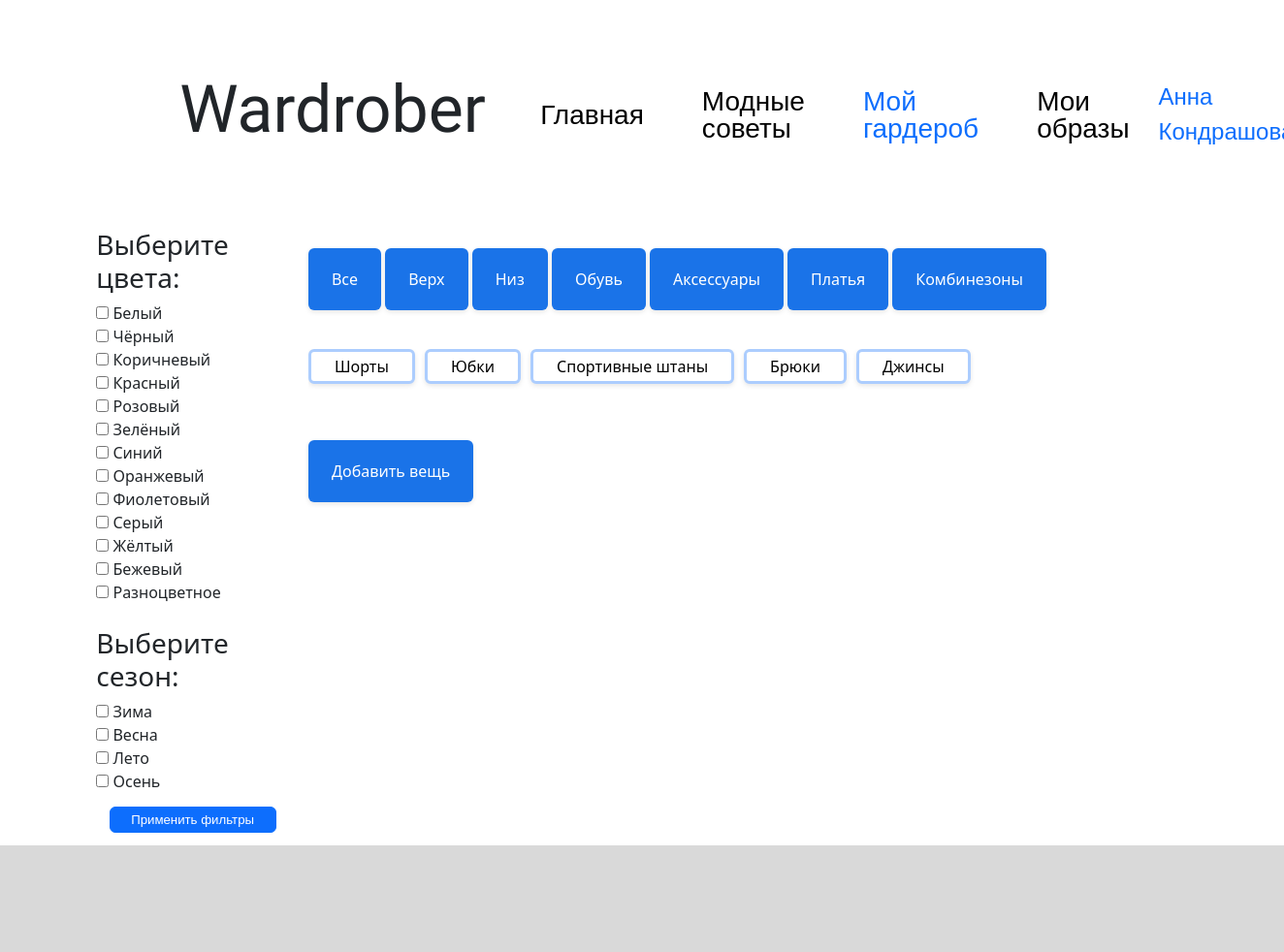
The app's page /wardrobe/3/1 (signed in) with its own data.
### data/users.py (models this page shows, shortened)
class User(SqlAlchemyBase, UserMixin, SerializerMixin):
    __tablename__ = 'users'
    id = sqlalchemy.Column(sqlalchemy.Integer,
                           primary_key=True, autoincrement=True)
    name = sqlalchemy.Column(sqlalchemy.String, nullable=True)
    login = sqlalchemy.Column(sqlalchemy.String, nullable=True)
    hashed_password = sqlalchemy.Column(sqlalchemy.String, nullable=True)
    modified_date = sqlalchemy.Column(sqlalchemy.DateTime,
                                      default=datetime.datetime.now)
    def get_id(self):
        return self.id

### tables this page shows
CREATE TABLE colors (id INTEGER PRIMARY KEY NOT NULL, name VARCHAR NOT NULL);

### server.py (the view)
@app.route('/wardrobe/<int:category>/<int:subcategory>')
def subcategories(category, subcategory):
    db_sess = db_session.create_session()
    query = text("SELECT id, name FROM colors")
    colors = db_sess.execute(query).fetchall()
    color = list(map(int, request.args.getlist('color')))
    season = request.args.getlist('season')
    db_sess.close()
    return render_template('subcategories.html',
                           items=get_items_by_filter_subcategory(color, season, subcategory, db_sess),
                           path=request.path, colors=colors)

### data/db_session.py (called while the page is built)
def create_session() -> Session:
    global __factory
    return __factory()

### functios/filter.py (called while the page is built, shortened)
def get_items_by_filter_subcategory(color, season, subcategory_id, db_sess):
    if color == [] and season == []:
        query = text(
            "SELECT id, name, img_url FROM wardrobeitems WHERE user_id = :user_id AND subcategory_id = :category_id")
        return db_sess.execute(query, {'user_id': current_user.get_id(), 'category_id': subcategory_id}).fetchall()

### server.py (called while the page is built)
@login_manager.user_loader
def load_user(user_id):
    db_sess = db_session.create_session()
    user_id = db_sess.query(User).get(user_id)
    db_sess.close()
    return user_id

### templates/subcategories.html (shortened to what this page needs)
{% extends "base.html" %}
{% block content %}
<div class="for_multiple_blocks">
    <form action="" method="GET" id="filter">
        <h3>Выберите цвета:</h3>
        {% for color in colors %}
        <label>
            <input type="checkbox" value="{{ color[0] }}" name="color">
            {{ color[1] }}
        </label>
        {% endfor %}
        <br>
        <h3>Выберите сезон:</h3>
        <label>
            <input type="checkbox" value="Зима" name="season">
            Зима
        </label>
        <label>
            <input type="checkbox" value="Весна" name="season">
            Весна
        </label>
        <label>
            <input type="checkbox" value="Лето" name="season">
            Лето
        </label>
        <label>
            <input type="checkbox" value="Осень" name="season">
            Осень
        </label>
        <input type="submit" id="filter-btn" class="btn btn-primary mybtn" value="Применить фильтры">
    </form>
    <div class="my_container-wardrobe">
        <div class="button-container_wrd">
            <a href="/wardrobe" class="btn_categories_wrd">Все</a>
            <a href="/wardrobe/5" class="btn_categories_wrd">Верх</a>
            <a href="/wardrobe/3" class="btn_categories_wrd">Низ</a>
            <a href="/wardrobe/1" class="btn_categories_wrd">Обувь</a>
            <a href="/wardrobe/6" class="btn_categories_wrd">Аксессуары</a>
            <a href="/wardrobe/4" class="btn_categories_wrd">Платья</a>
            <a href="/wardrobe/2" class="btn_categories_wrd">Комбинезоны</a>
        </div>
        <div class="button-container_wrd">
            <div class="subcategories-scroll_wrd">
                {% if path.split('/')[-2] == "3" %}
                <a href="/wardrobe/3/1" class="btn_subcategories_wrd">Шорты</a>
                <a href="/wardrobe/3/2" class="btn_subcategories_wrd">Юбки</a>
                <a href="/wardrobe/3/3" class="btn_subcategories_wrd">Спортивные штаны</a>
                <a href="/wardrobe/3/4" class="btn_subcategories_wrd">Брюки</a>
                <a href="/wardrobe/3/5" class="btn_subcategories_wrd">Джинсы</a>
                {% elif path.split('/')[-2] == "4" %}
                <a href="/wardrobe/4/6" class="btn_subcategories_wrd">Повседневные платья</a>
                <a href="/wardrobe/4/7" class="btn_subcategories_wrd">Вечерние платья</a>
                {% elif path.split('/')[-2] == "1" %}
                <a href="/wardrobe/1/22" class="btn_subcategories_wrd">Туфли</a>
                <a href="/wardrobe/1/23" class="btn_subcategories_wrd">Демисезонная обувь</a>
                <a href="/wardrobe/1/24" class="btn_subcategories_wrd">Зимняя обувь</a>
                <a href="/wardrobe/1/25" class="btn_subcategories_wrd">Летняя обувь</a>
                {% else %}
                <a href="/wardrobe/2" class="btn_subcategories_wrd">Комбинезоны</a>
                {% endif %}
            </div>
        </div>
        <div class="button-container_wrd">
            <div style="margin-top: 10px;">
                <a href="/add_wardrobe_item" class="add-item-btn_wrd">Добавить вещь</a>
            </div>
        </div>
        <div class="button-container_wrd">
        </div>
    </div>
</div>
{% endblock %}

### templates/base.html (shortened to what this page needs)
<!doctype html>
<html lang="en">
<head>
    <link href="https://cdn.jsdelivr.net/npm/bootstrap@5.3.3/dist/css/bootstrap.min.css"
          rel="stylesheet"
>
    <link rel="stylesheet" type="text/css" href="/static/css/style.css"/>
</head>
<body>
<header>
    <nav>
        <h1 class="main-name">Wardrober</h1>
        {% if path == '/' %}
        <a href="/" class="nav-item" style="color:#0D6EFD;">Главная</a>
        {% else %}
        <a href="/" class="nav-item" style="color:#000000;">Главная</a>
        {% endif %}
        {% if 'advice' in path %}
        <a href="/advices" class="nav-item" style="color:#0D6EFD;">Модные советы</a>
        {% else %}
        <a href="/advices" class="nav-item" style="color:#000000;">Модные советы</a>
        {% endif %}
        {% if 'wardrobe' in path %}
        <a href="/wardrobe" class="nav-item" style="color:#0D6EFD;">Мой гардероб</a>
        {% else %}
        <a href="/wardrobe" class="nav-item" style="color:#000000;">Мой гардероб</a>
        {% endif %}
        {% if 'look' in path %}
        <a href="/look" class="nav-item" style="color:#0D6EFD;">Мои образы</a>
        {% else %}
        <a href="/look" class="nav-item" style="color:#000000;">Мои образы</a>
        {% endif %}
        {% if current_user.is_authenticated %}
        <a id="user-name" href="/logout">{{ current_user.name }}</a>
        {% else %}
        <a href="/login" class="btn btn-primary mybtn">Вход</a>
        {% endif %}
    </nav>
</header>
<main role="main" class="container">
    {% block content %}{% endblock %}
</main>
<div id="bottom"></div>
</body>
</html>

### static/css/style.css (style rules this page uses)
body { display: flex; flex-direction: column; min-height: 100vh; }
.for_multiple_blocks { display: flex; justify-content: center; }
.my_container-wardrobe { width: 70vw; }
#filter { display: flex; align-items: start; justify-content: start; flex-direction: column; width: 15vw; }
.container { margin: 0px 0px 0px 0px; padding: 0px 0px 0px 0px; max-width: 100vw; flex: 1; }
#bottom { background-color: #D9D9D9; margin: 40px, 0, 0, 0; height: 110px; width: 100vw; }
nav { display: flex; justify-content: space-between; align-items: center; margin: 60px 14vw 60px 14vw; }
.main-name { font-family: "Italianno", cursive; font-weight: 400; font-size: 68px; font-style: normal; margin-right: 2vw; }
.nav-item, .mybtn { font-family: "Inter", sans-serif; font-size: 28px; font-weight: 300; font-style: normal; text-decoration: none; margin: 30px; line-height: 100%; }
#user-name { font-family: "Inter", sans-serif; font-size: 24px; font-weight: 500; font-style: normal; text-decoration: none; }
.add-item-btn_wrd { display: inline-block; padding: 20px 24px; background-color: #1A73E8; color: white; text-align: center; text-decoration: none; border: none; border-radius: 6px; font-size: 16px; font-weight: 500; cursor: pointer; transition: all 0.3s ease; box-shadow: 0 2px 5px rgba(0,0,0,0.1); }
.button-container_wrd { padding: 20px; max-width: 1040px; margin: 0 auto; }
.btn_categories_wrd { display: inline-block; padding: 20px 24px; background-color: #1A73E8; color: white; text-align: center; text-decoration: none; border: none; border-radius: 6px; font-size: 16px; font-weight: 500; cursor: pointer; transition: all 0.3s ease; box-shadow: 0 2px 5px rgba(0,0,0,0.1); }
.btn_subcategories_wrd { display: flex; flex-wrap: wrap; gap: 10px; padding: 3px 24px; background-color: white; color: white; text-align: center; text-decoration: none; border: 3px solid #ACCDFE; border-radius: 6px; color: black; font-size: 16px; font-weight: 500; cursor: pointer; transition: all 0.3s ease; box-shadow: 0 2px 5px rgba(0,0,0,0.1); }
.subcategories-scroll_wrd { display: flex; overflow-x: auto; padding-bottom: 8px; flex-wrap: wrap; gap: 10px; }
#filter-btn { width: 13vw; font-size: 1vw; margin: 1vw; }

### records on screen
User: name "Анна…"
colors: name "Белый"
colors: name "Чёрный"
colors: name "Коричневый"
colors: name "Красный"
colors: name "Розовый"
colors: name "Зелёный"
colors: name "Синий"
colors: name "Оранжевый"
colors: name "Фиолетовый"
colors: name "Серый"
colors: name "Жёлтый"
colors: name "Бежевый"
colors: name "Разноцветное"
